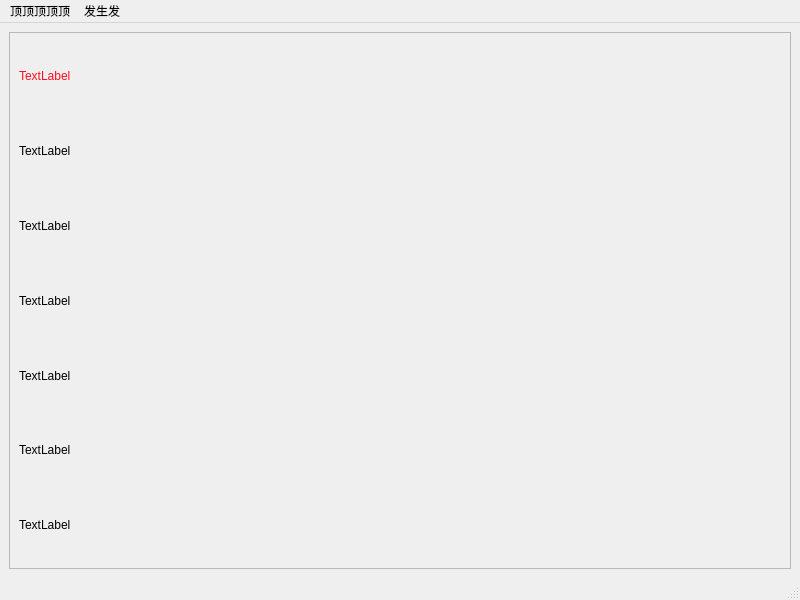
<?xml version="1.0" encoding="UTF-8"?>
<ui version="4.0">
 <class>QFirstScroll</class>
 <widget class="QMainWindow" name="QFirstScroll">
  <property name="geometry">
   <rect>
    <x>0</x>
    <y>0</y>
    <width>800</width>
    <height>600</height>
   </rect>
  </property>
  <property name="windowTitle">
   <string>QFirstScroll</string>
  </property>
  <widget class="QWidget" name="centralwidget">
   <layout class="QHBoxLayout" name="horizontalLayout">
    <item>
     <widget class="QScrollArea" name="scrollArea">
      <property name="autoFillBackground">
       <bool>false</bool>
      </property>
      <property name="widgetResizable">
       <bool>true</bool>
      </property>
      <widget class="QWidget" name="scrollAreaWidgetContents_2">
       <property name="geometry">
        <rect>
         <x>0</x>
         <y>0</y>
         <width>776</width>
         <height>525</height>
        </rect>
       </property>
       <layout class="QVBoxLayout" name="verticalLayout">
        <item>
         <widget class="QLabel" name="label">
          <property name="autoFillBackground">
           <bool>false</bool>
          </property>
          <property name="text">
           <string>&lt;html&gt;&lt;head/&gt;&lt;body&gt;&lt;p&gt;&lt;span style=&quot; color:#ff0b23;&quot;&gt;TextLabel&lt;/span&gt;&lt;/p&gt;&lt;/body&gt;&lt;/html&gt;</string>
          </property>
         </widget>
        </item>
        <item>
         <widget class="QLabel" name="label_2">
          <property name="text">
           <string>TextLabel</string>
          </property>
         </widget>
        </item>
        <item>
         <widget class="QLabel" name="label_3">
          <property name="text">
           <string>TextLabel</string>
          </property>
         </widget>
        </item>
        <item>
         <widget class="QLabel" name="label_6">
          <property name="text">
           <string>TextLabel</string>
          </property>
         </widget>
        </item>
        <item>
         <widget class="QLabel" name="label_7">
          <property name="text">
           <string>TextLabel</string>
          </property>
         </widget>
        </item>
        <item>
         <widget class="QLabel" name="label_5">
          <property name="text">
           <string>TextLabel</string>
          </property>
         </widget>
        </item>
        <item>
         <widget class="QLabel" name="label_4">
          <property name="text">
           <string>TextLabel</string>
          </property>
         </widget>
        </item>
       </layout>
      </widget>
     </widget>
    </item>
   </layout>
  </widget>
  <widget class="QMenuBar" name="menubar">
   <property name="geometry">
    <rect>
     <x>0</x>
     <y>0</y>
     <width>800</width>
     <height>26</height>
    </rect>
   </property>
   <widget class="QMenu" name="menu">
    <property name="title">
     <string>顶顶顶顶顶</string>
    </property>
   </widget>
   <widget class="QMenu" name="menu_2">
    <property name="title">
     <string>发生发</string>
    </property>
   </widget>
   <addaction name="menu"/>
   <addaction name="menu_2"/>
  </widget>
  <widget class="QStatusBar" name="statusbar"/>
 </widget>
 <resources/>
 <connections/>
</ui>
